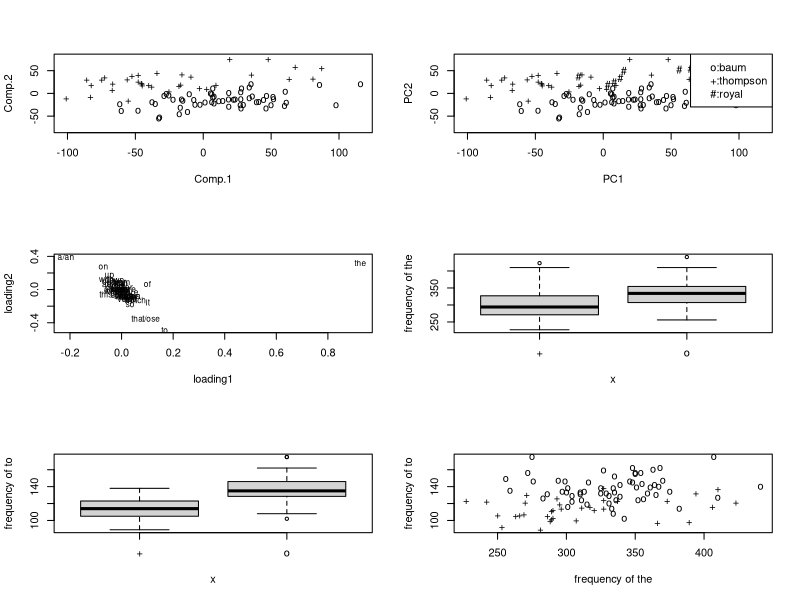

R code for this plot:
# principal component analysis of word frequency data for Oz books

baum=matrix(scan("baum.dat.txt"),ncol=50)
thom=matrix(scan("thom.dat.txt"),ncol=50)
rb=matrix(scan("rb.dat.txt"),ncol=50)
baum=data.frame(baum); thom=data.frame(thom); rb=data.frame(rb)
fnwords=c("the","and","to","a/an","of","in","that/ose","it","not","as",
"with","but","for","at","this/ese","so","all","on","from","one/s",
"up","no","out","what","then","if","there","by","who","when",
"into","now","down","over","back","or","well","which","how","here",
"just","very","where","before","upon","about","after","more","why","some")
names(baum)=fnwords; names(thom)=fnwords; names(rb)=fnwords
n1=nrow(baum); n2=nrow(thom)
dat=rbind(baum,thom)
grp=c(rep(1,n1),rep(2,n2))
grp3=c(grp,rep(3,nrow(rb)))
sym=c(rep("o",n1),rep("+",n2))
sym3=c(sym,rep("#",nrow(rb)))

# use sample covariance and not correlation matrix because all variables
#   have the same unit and the magnitude of the frequencies does matter
pca=princomp(dat,cor=FALSE,scores=T)    # not cor=T, 
par(mfrow=c(3,2))
plot(pca$scores[,1:2],type="n",ylim=c(-80,80))
text(pca$scores[,1:2],label=sym)
# print(pca$scores[1:10,1:2])
pred.rb=predict(pca,newdata=rb)
tem.rb=rbind(pca$scores,pred.rb)
plot(tem.rb,type="n",xlab="PC1",ylab="PC2",ylim=c(-80,80))
text(tem.rb,label=sym3)
legend("topright",legend=c("o:baum","+:thompson","#:royal"))

options(digits=3)
cat("The std deviations of the principal components\n")
print(summary(pca))  
# the standard deviations of the principal components (i.e.,
# the square roots of the eigenvalues of the
# covariance/correlation matrix
# [1] 45.813 27.252 23.333 17.454 16.021 12.750  9.978  9.206  8.706  8.577
#[11]  8.150  7.608  7.330  7.002  6.853  5.921  5.796  5.436  5.271  5.053
#[21]  4.826  4.714  4.473  4.315  4.248  4.061  3.986  3.822  3.611  3.509
#[31]  3.260  3.213  3.125  2.943  2.849  2.828  2.531  2.395  2.331  2.258
#[41]  2.135  1.936  1.919  1.767  1.702  1.652  1.442  1.269  1.044  0.922

# print the loadings/eigenvectors
load2=pca$loadings[,1:2]  # first two loadings
cat("\nThe loadings for the first two principal components\n")
print(load2)
#            Comp.1   Comp.2
#the       0.926429 -0.32331
#and      -0.018541 -0.04996
#to        0.166984  0.48439
#a/an     -0.215826 -0.39216
# ...

plot(load2,type="n",xlab="loading1",ylab="loading2")
text(load2,label=fnwords,cex=0.75)
# this is different from Binongo's article
plot(factor(sym),dat[,1],ylab="frequency of the")
plot(factor(sym),dat[,3],ylab="frequency of to")
plot(dat[,c(1,3)],type="n",xlab="frequency of the",ylab="frequency of to")
text(dat[,c(1,3)],label=sym)
